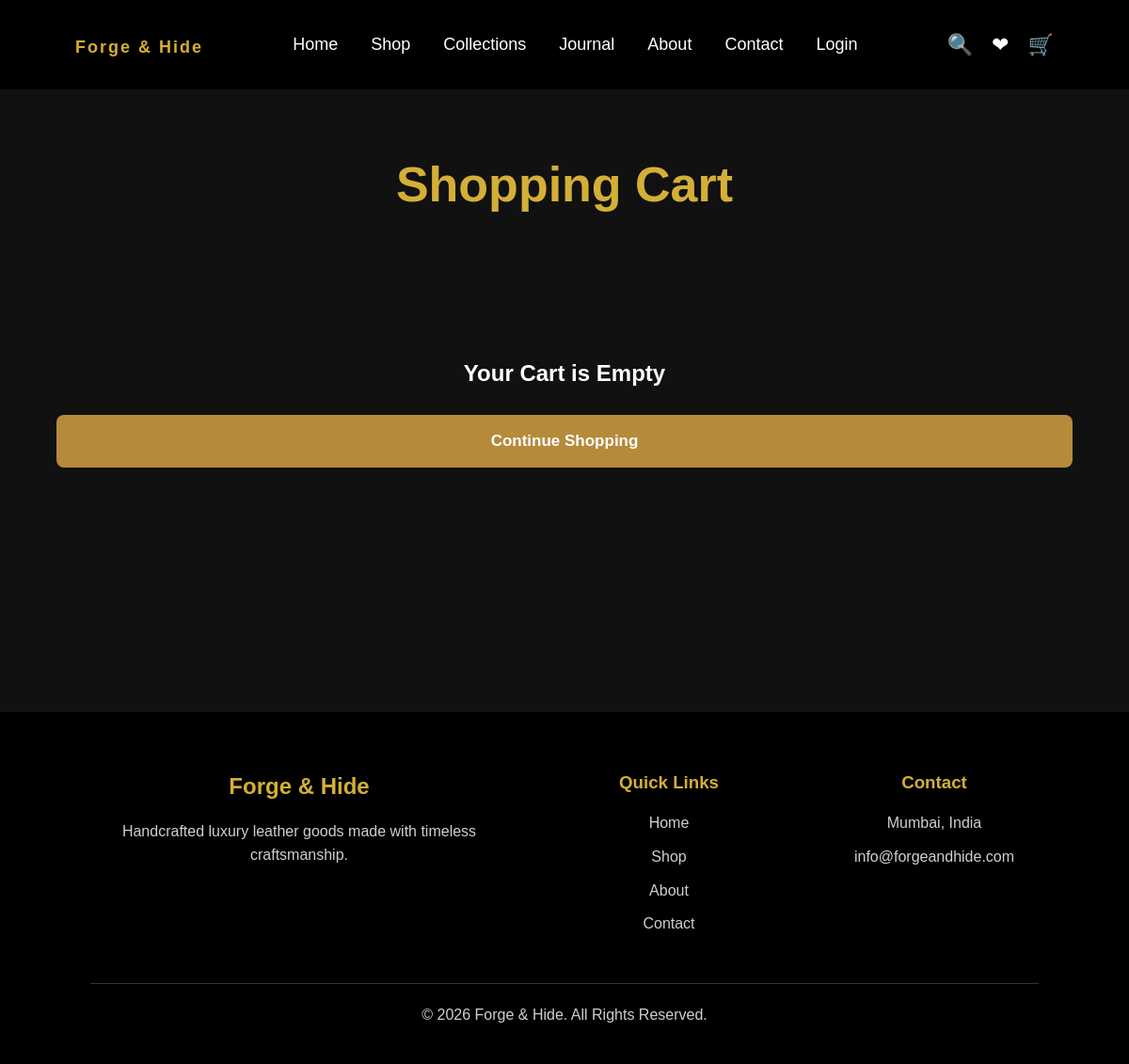
The page /cart (signed in) on the database as committed earlier.
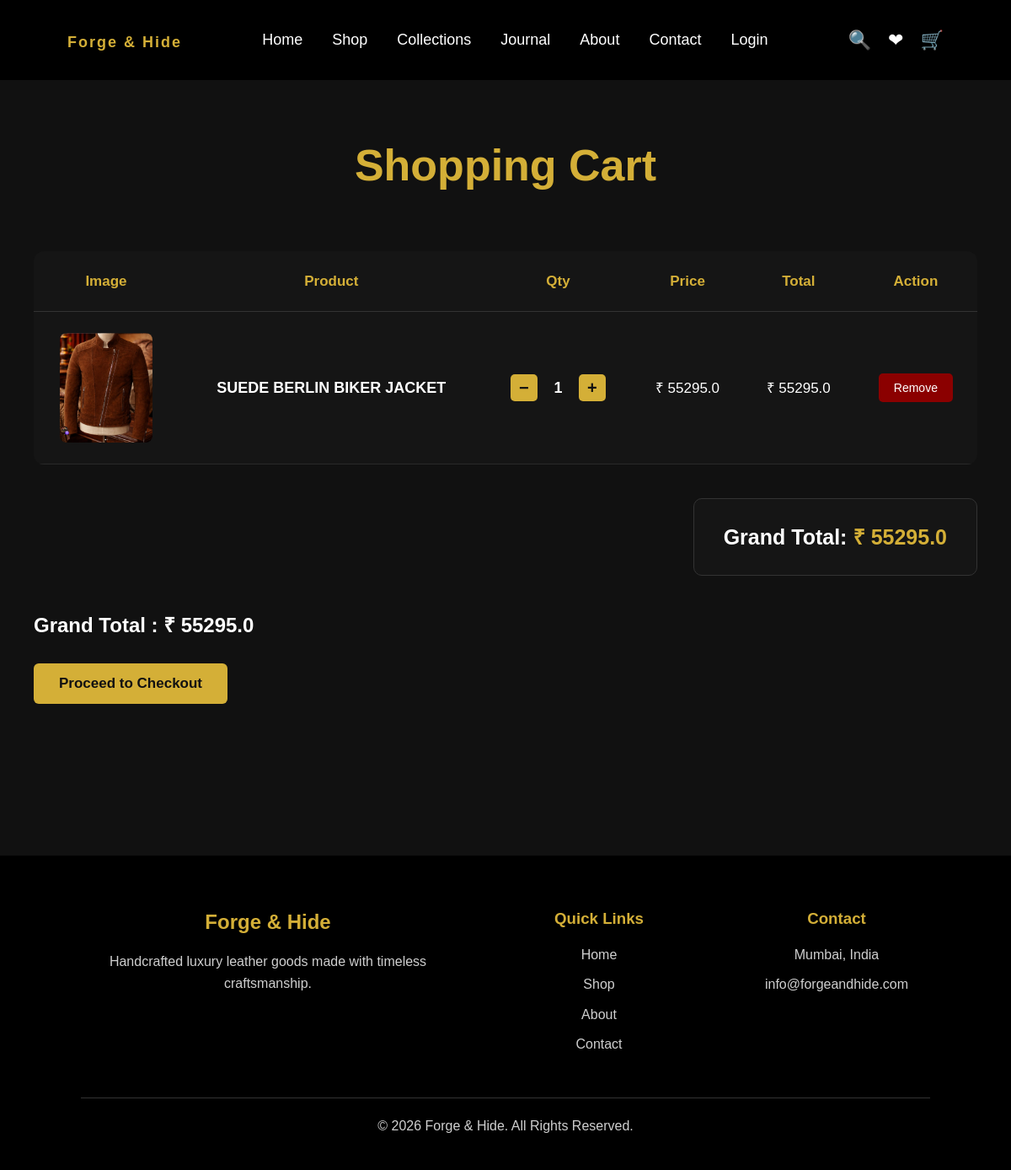
The same page on the database as committed later.
### models.py (models this page shows, shortened)
class Cart(db.Model):
    __tablename__ = "cart"
    id = db.Column(db.Integer, primary_key=True)
    customer_id = db.Column(
        db.Integer,
        db.ForeignKey("customers.id"),
        nullable=False
    )
    product_id = db.Column(
        db.Integer,
        db.ForeignKey("products.id"),
        nullable=False
    )
    quantity = db.Column(
        db.Integer,
        default=1
    )
    created_at = db.Column(
        db.DateTime,
        server_default=func.now()
    )
    customer = db.relationship("Customer")
    product = db.relationship("Product")

class Product(db.Model):
    __tablename__ = "products"
    id = db.Column(db.Integer, primary_key=True)
    category_id = db.Column(
        db.Integer,
        db.ForeignKey("categories.id", name="fk_product_category"),
        nullable=True
    )
    category = db.relationship(
        "Category",
        back_populates="products"
    )
    name = db.Column(db.String(200), nullable=False)
    slug = db.Column(db.String(200), unique=True, nullable=False)
    description = db.Column(db.Text)
    short_description = db.Column(db.String(500))
    long_description = db.Column(db.Text)
    leather_type = db.Column(db.String(150))
    hardware = db.Column(db.String(150))
    lining = db.Column(db.String(150))
    dimensions = db.Column(db.String(150))
    weight = db.Column(db.String(100))
    made_in = db.Column(db.String(100))
    warranty = db.Column(db.String(100))
    care = db.Column(db.Text)
    is_bestseller = db.Column(db.Boolean, default=False)
    price = db.Column(db.Float, nullable=False)
    stock = db.Column(db.Integer, default=0)
    image = db.Column(db.String(300))
    is_featured = db.Column(db.Boolean, default=False)
    created_at = db.Column(
        db.DateTime,
        server_default=func.now()
    )

### app.py (the view)
@app.route("/cart")
@login_required
def cart():
    cart_items = Cart.query.filter_by(
        customer_id=current_user.id
    ).all()
    print("CURRENT USER IN CART:", current_user.id)
    print("CART ITEMS LOADED:", cart_items)
    total = 0
    for item in cart_items:
        total += item.product.price * item.quantity
    return render_template(
        "cart.html",
        cart_items=cart_items,
        total=total
    )

### app.py (called while the page is built)
@app.context_processor
def inject_cart_count():
    cart_count = 0
    if current_user.is_authenticated:
        cart_items = Cart.query.filter_by(
            customer_id=current_user.id
        ).all()
        for item in cart_items:
            cart_count += item.quantity
    return {
        "cart_count": cart_count
    }

@login_manager.user_loader
def load_user(user_id):
    return Admin.query.get(int(user_id))

@app.after_request
def add_no_cache_headers(response):
    response.headers["Cache-Control"] = "no-store, no-cache, must-revalidate, max-age=0"
    response.headers["Pragma"] = "no-cache"
    response.headers["Expires"] = "0"
    return response

### templates/cart.html (shortened to what the changed rows need)
{% extends "base.html" %}
{% block content %}
<div class="cart-page">
    <h1 class="cart-title">
        Shopping Cart
    </h1>
    {% if cart_items %}
    <div class="cart-table-wrapper">
        <table class="cart-table">
            <thead>
                <tr>
                    <th>Image</th>
                    <th>Product</th>
                    <th>Qty</th>
                    <th>Price</th>
                    <th>Total</th>
                    <th>Action</th>
                </tr>
            </thead>
            <tbody>
                {% for item in cart_items %}
                <tr>
                    <td>
                        {% if item.product.image %}
                        <img
                            class="cart-product-image"
                            src="{{ url_for(
                                'static',
                                filename='uploads/' + item.product.image
                            ) }}"
                            alt="{{ item.product.name }}"
                        >
                        {% endif %}
                    </td>
                    <td>
                        <div class="cart-product-name">
                            {{ item.product.name }}
                        </div>
                    </td>
                    <td>
                        <div class="quantity-control">
                            <a
                                href="{{ url_for(
                                    'decrease_quantity',
                                    id=item.id
                                ) }}"
                            >
                                <button type="button">
                                    −
                                </button>
                            </a>
                            <span class="quantity-number">
                                {{ item.quantity }}
                            </span>
                            <a
                                href="{{ url_for(
                                    'increase_quantity',
                                    id=item.id
                                ) }}"
                            >
                                <button type="button">
                                    +
                                </button>
                            </a>
                        </div>
                    </td>
                    <td>
                        <span class="cart-price">
                            ₹ {{ item.product.price }}
                        </span>
                    </td>
                    <td>
                        <span class="cart-total">
                            ₹ {{ item.product.price * item.quantity }}
                        </span>
                    </td>
                    <td>
                        <a
                            href="{{ url_for(
                                'remove_cart_item',
                                id=item.id
                            ) }}"
                        >
                            <button
                                type="button"
                                class="remove-button"
                            >
                                Remove
                            </button>
                        </a>
                    </td>
                </tr>
                {% endfor %}
            </tbody>
        </table>
    </div>
    <div class="cart-summary">
        <div class="cart-total-box">
            <h2>
                Grand Total:
                <span class="cart-total-amount">
                    ₹ {{ total }}
                </span>
            </h2>
        </div>
    </div>
    <h2 style="margin-top:40px;">
    Grand Total :
    ₹ {{ total }}
</h2>
<div style="margin-top:25px;">
    <a href="{{ url_for('checkout') }}">
        <button
            style="
            background:#d4af37;
            color:#111;
            border:none;
            padding:14px 30px;
            border-radius:6px;
            font-size:17px;
            font-weight:bold;
            cursor:pointer;
            ">
            Proceed to Checkout
        </button>
    </a>
</div>
    {% else %}
    <div class="empty-cart">
        <h2>
            Your Cart is Empty
        </h2>
        <a href="{{ url_for('shop') }}">
            <button class="hero-button">
                Continue Shopping
            </button>
        </a>
    </div>
    {% endif %}
</div>
{% endblock %}

Rows that differ between the two databases and show on the page:
added Cart: image (picture), product.name "SUEDE BERLIN BIKER JACKET", quantity "1", product.price "55295.0", item.product.price*item.quantity "55295.0"
Other text that changed with them:
{{ total }}: (not shown) → "55295.0"
text no longer shown: "Your Cart is Empty Continue Shopping"
text now shown: "Image Product Qty Price Total Action Grand Total: ₹ Grand Total : ₹ Proceed to Checkout"
